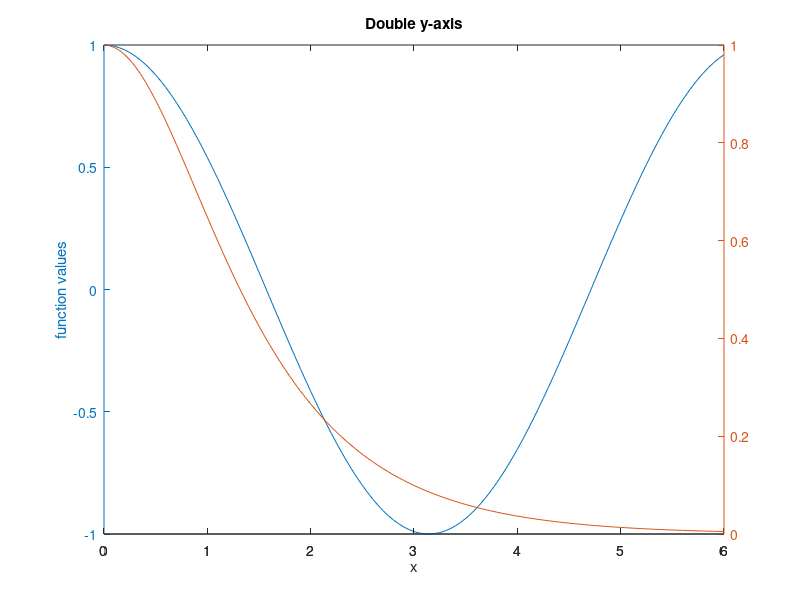

Write the MATLAB code that produced this figure.
% Double Y-Axis
clear all;
close all;

x = 0:0.05:6;
plotyy(x, cos(x), x, 1./cosh(x));

xlabel('x');
ylabel('function values');
title('Double y-axis');